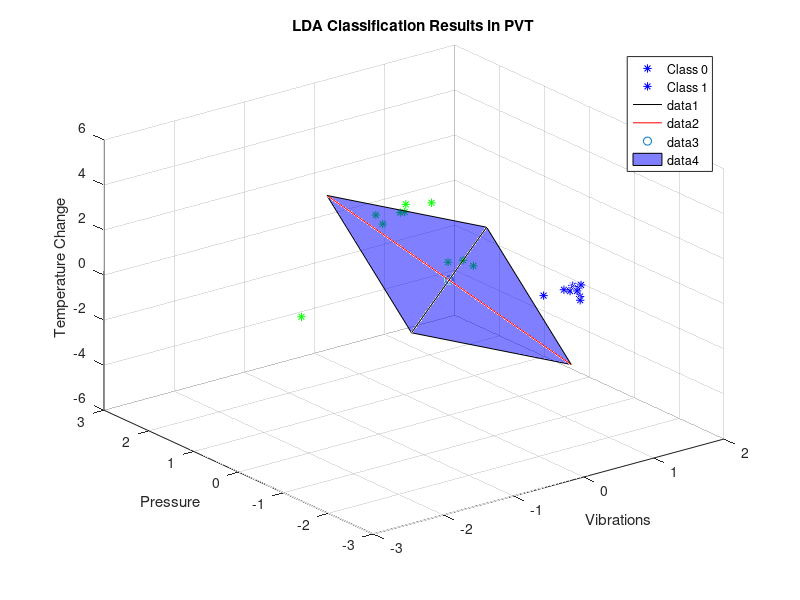

This chart was generated by the following MATLAB code:
%% section C: pre-data processing

%
% 1:10 acrylic
% 11:20 black foam
% 21:30 car sponge
% 31:40 flour sack
% 41:50 kitchen sponge
% 51:60 steel vase
%

%
% Slection: car sponge & kitchen sponge
% try to find the classification pattern in two similar materials
%

data0 = load("./PR_CW_DATA_2021/F0_PVT.mat");
data1 = load("./PR_CW_DATA_2021/F1_PVT.mat");

zeroOneColumn = [zeros(10, 1); ones(10, 1)];

% Standardise Data
St_dataMatrix_F0 = (data0.dataMatrix_F0 - mean(data0.dataMatrix_F0)) ./ std(data0.dataMatrix_F0);
St_dataMatrix_F1 = (data1.dataMatrix_F1 - mean(data1.dataMatrix_F1)) ./ std(data1.dataMatrix_F1);

% two object within F0 and F1
% label = 0, car sponge
% label = 1, black foam

data0PV = [data0.dataMatrix_F0(21:30,1:2) zeros(10, 1);
    data0.dataMatrix_F0(51:60,1:2) ones(10, 1)];
data0PVX1 = data0PV(1:10,1:2);
data0PVX2 = data0PV(11:20,1:2);

data0PT = [data0.dataMatrix_F0(21:30,2:3) zeros(10, 1);
    data0.dataMatrix_F0(51:60,2:3) ones(10, 1)];
data0PTX1 = data0PT(1:10,1:2);
data0PTX2 = data0PT(11:20,1:2);

data0TV = [data0.dataMatrix_F0(21:30,1) data0.dataMatrix_F0(21:30,3) zeros(10, 1);
    data0.dataMatrix_F0(51:60,1) data0.dataMatrix_F0(51:60,3) ones(10, 1)];
% data preprocessing 2D
data0PV = [data0.dataMatrix_F0(11:20,1:2) zeros(10, 1);
    data0.dataMatrix_F0(21:30,1:2) ones(10, 1)];
data0PVX1 = data0PV(1:10,1:2);
data0PVX2 = data0PV(11:20,1:2);

data0PT = [data0.dataMatrix_F0(11:30,2:3) zeroOneColumn];
data0PTX1 = data0PT(1:10,1:2);
data0PTX2 = data0PT(11:20,1:2);

data0TV = [data0.dataMatrix_F0(11:20,1) data0.dataMatrix_F0(11:20,3) zeros(10, 1);
    data0.dataMatrix_F0(21:30,1) data0.dataMatrix_F0(21:30,3) ones(10, 1)];

data0TVX1 = data0TV(1:10,1:2);
data0TVX2 = data0TV(11:20,1:2);

% 3D data PTV

data0VPT = [data0.dataMatrix_F0(21:30,:) zeros(10, 1);
    data0.dataMatrix_F0(51:60,:) ones(10, 1);];
data0VPTX1 = data0VPT(1:10,1:3);
data0VPTX2 = data0VPT(11:20,1:3);
data1VPT = [data1.dataMatrix_F1(21:30,:) zeros(10, 1);
    data1.dataMatrix_F1(51:60,:) ones(10, 1)];
data1VPTX1 = data1VPT(1:10,1:3);
data1VPTX2 = data1VPT(11:20,1:3);

% combine f1&f0， combined data is the full data with labels, using two
% objects
combinedData = [data0VPT; data1VPT];% with labels
combinedDataOnly = combinedData(:, 1:3);
labels = [zeros(size(data0VPTX1, 1), 1); ones(size(data0VPTX2, 1), 1);
    zeros(size(data1VPTX1, 1), 1); ones(size(data1VPTX2, 1), 1)]; 

%% multi-clasification based on LDA

% standarize
meanCombined = mean(combinedDataOnly);
class1Data = combinedData(labels == 0, 1:3);
class2Data = combinedData(labels == 1, 1:3);

% classes mean values
meanClass1 = mean(class1Data);
meanClass2 = mean(class2Data);

stdCombined = std(combinedDataOnly);
St_combinedData = (combinedDataOnly - meanCombined) ./ stdCombined;

% calculate Sw
Sw = zeros(3, 3);
Sw = Sw + cov(class1Data);
Sw = Sw + cov(class2Data);

% calculate Sb
meanDiffBetween = (meanClass1 - meanClass2)';
Sb = (meanDiffBetween' * meanDiffBetween) * size(class1Data, 1);

% eigen
[eigenVectors, eigenValues] = eig(inv(Sw) * Sb);
[~, maxIdx] = max(abs(diag(eigenValues)));
W = eigenVectors(:, maxIdx);

% projection
projectedData = St_combinedData * W;
direction = W - meanCombined;

step = 6.5;
point1 = [0,0,0] - step * W';
point2 = [0,0,0] + step * W';

figure(1);
for i = 1:size(data0PV, 1)
    if data0PV(i,3) == 0
        plot3(St_combinedData(i,1), St_combinedData(i,2),St_combinedData(i,3), 'b*'); hold on; % Blue star for class 0
    elseif data0PV(i,3) == 1
        plot3(St_combinedData(i,1), St_combinedData(i,2), St_combinedData(i,3), 'g*'); hold on; % Green star for class 1
    end
end

legend('Class 0', 'Class 1');
xlabel('Vibrations');
ylabel('Pressure');
zlabel('Temperature Change');
title('LDA Classification Results in PVT');
hold on;

plot3([point1(1,1),point2(1,1)], [point1(1,2),point2(1,2)],[point1(1,3),point2(1,3)],'k-'); % 'k-' 表示黑色实线

hold on;


% 假设 W 已经定义
% 计算与 W 正交的向量
orthogonalVector = cross(W, [1; 0; 0]); % 使用单位向量 [1,0,0]

% 规范化向量以便更好地可视化
orthogonalVector = orthogonalVector / norm(orthogonalVector);

% 定义穿过 [0,0,0] 的线的两个点
stepSize = 3; % 步长可以根据需要调整
orthPoint1 = -stepSize * orthogonalVector';
orthPoint2 = stepSize * orthogonalVector';

% 在现有图上绘制正交线
hold on;
plot3([orthPoint1(1), orthPoint2(1)], [orthPoint1(2), orthPoint2(2)], [orthPoint1(3), orthPoint2(3)], 'r-'); 

scatter3(0,0,0,"red");
Hyperplane = fill3([point1(1),orthPoint1(1),point2(1),orthPoint2(1)],[point1(2),orthPoint1(2),point2(2),orthPoint2(2)],[point1(3),orthPoint1(3),point2(3),orthPoint2(3)],"blue");
set(Hyperplane, 'FaceAlpha', 0.5);

grid on;

hold off;